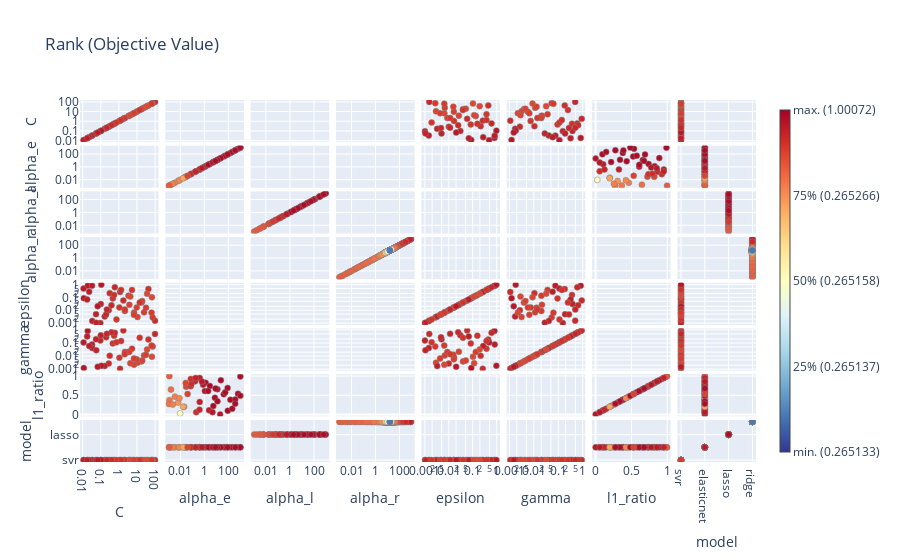

Notebook code cell kept with this figure:
### Code cell
optimization_plots(study_stk2)
